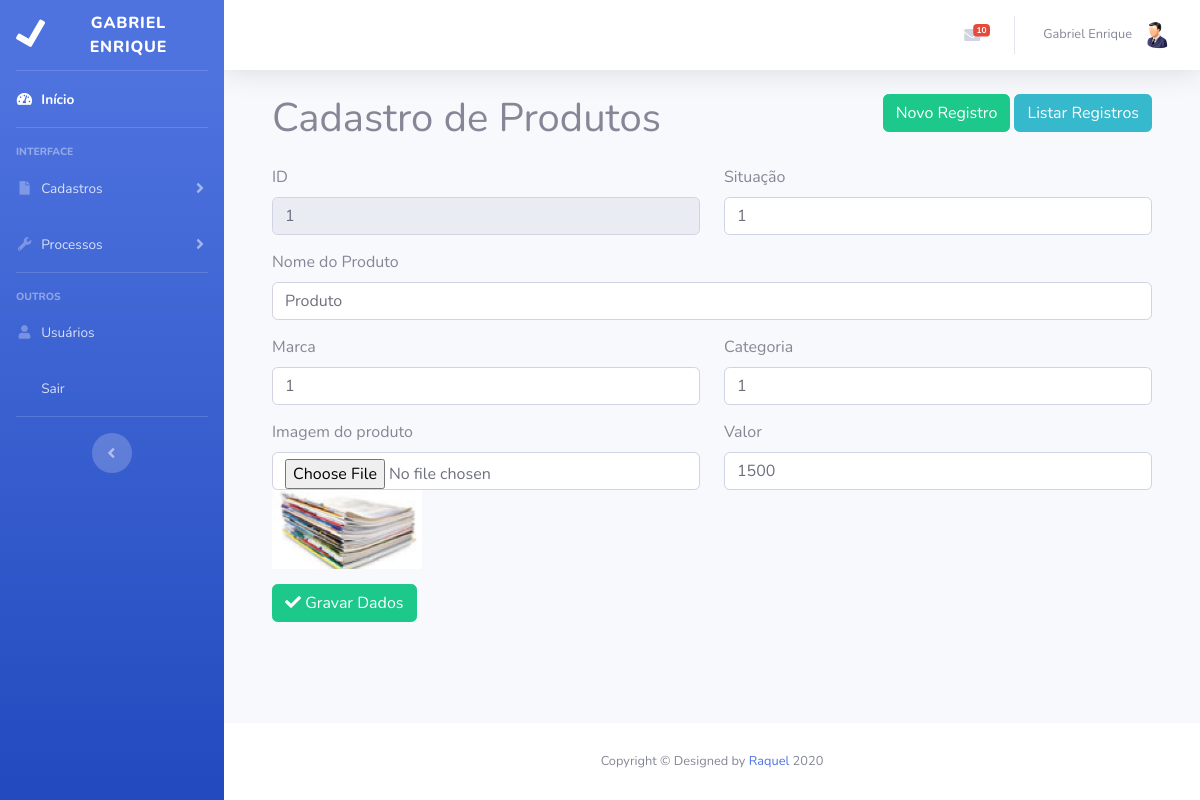
The app's page /admin/cadastro/produto/1 (signed in) with its own data.
### tables this page shows
CREATE TABLE `produto` (
  `codigo` int(11) NOT NULL,
  `descricao` varchar(45) NOT NULL,
  `marca_codigo` int(11) NOT NULL,
  `valor` float DEFAULT NULL,
  `categoria_codigo` int(11) NOT NULL,
  `situacao_codigo` int(11) NOT NULL,
  `img` varchar(100) DEFAULT NULL
);

### admin/index.php (the view, shortened to what this page needs)
<?php
	$pagina = "paginas/login";
	include "config/conexao.php";
?>
<!DOCTYPE html>
<html lang="pt">
<head>
  <link href="vendor/fontawesome-free/css/all.min.css" rel="stylesheet" type="text/css">
  	<link href="css/sb-admin-2.min.css" rel="stylesheet">
  	<link rel="stylesheet" type="text/css" href="css/style.css">
</head>
<body id="page-top">
	<?php
	$pagina = $pagina.".php";
	if ( !isset ( $_SESSION["tcc"]["id"] ) ){
		include $pagina;
	}
	else {
		?>
  <div id="wrapper">
    <ul class="navbar-nav bg-gradient-primary sidebar sidebar-dark accordion" id="accordionSidebar">
      <a class="sidebar-brand d-flex align-items-center justify-content-center" href="paginas/home">
        <div class="sidebar-brand-icon rotate-n-15">
          <i class="fas fa-check"></i>
        </div>
        <div class="sidebar-brand-text mx-3"><?=$_SESSION["tcc"]["nome"]?></div>
      </a>
      <hr class="sidebar-divider my-0">
      <li class="nav-item active">
        <a class="nav-link" href="paginas/home">
          <i class="fas fa-fw fa-tachometer-alt"></i>
          <span>Início</span></a>
      </li>
      <hr class="sidebar-divider">
      <div class="sidebar-heading">
        Interface
      </div>
          <li class="nav-item">
        <a class="nav-link collapsed" href="#" data-toggle="collapse" data-target="#collapseTwo" aria-expanded="true" aria-controls="collapseTwo">
          <i class="fas fa-fw fa-file"></i>
          <span>Cadastros</span>
        </a>
      </li>
      <li class="nav-item">
        <a class="nav-link collapsed" href="#" data-toggle="collapse" data-target="#collapseUtilities" aria-expanded="true" aria-controls="collapseUtilities">
          <i class="fas fa-fw fa-wrench"></i>
          <span>Processos</span>
        </a>
      </li>
      <hr class="sidebar-divider">
      <div class="sidebar-heading">
        Outros
      </div>
        <li class="nav-item">
            <a class="nav-link" href="listar/usuario">
              <i class="fas fa-fw fa-user"></i>
              <span>Usuários</span></a>
          </li>
          <li class="nav-item">
            <a class="nav-link" href="sair.php">
              <span>Sair</span></a>
          </li>
      <hr class="sidebar-divider d-none d-md-block">
      <div class="text-center d-none d-md-inline">
        <button class="rounded-circle border-0" id="sidebarToggle"></button>
      </div>
    </ul>
    <div id="content-wrapper" class="d-flex flex-column">
      <div id="content">
        <nav class="navbar navbar-expand navbar-light bg-white topbar mb-4 static-top shadow">
          <ul class="navbar-nav ml-auto">
        <?php
            $sql = "SELECT max(codigo) as registros FROM mensagem WHERE leitura = 'N'" ;
            $consulta = $pdo->prepare($sql);
            $consulta->execute();
            $mensagens = $consulta->fetch(PDO::FETCH_OBJ);
    ?>
            <li class="nav-item dropdown no-arrow mx-1">
              <a class="nav-link dropdown-toggle" href="#" id="messagesDropdown" role="button" data-toggle="dropdown" aria-haspopup="true" aria-expanded="false">
                <i class="fas fa-envelope fa-fw"></i>
                <span class="badge badge-danger badge-counter"><?=$mensagens->registros;?>
                  </span>
              </a>
            </li>
            <li class="nav-item dropdown no-arrow">
              <a class="nav-link dropdown-toggle" href="#" id="userDropdown" role="button" data-toggle="dropdown" aria-haspopup="true" aria-expanded="false">
                <span class="mr-2 d-none d-lg-inline text-gray-600 small"><?=$_SESSION["tcc"]["nome"];?></span>
                <img class="img-profile rounded-circle" src="img/admin.png">
              </a>
            </li>
          </ul>
        </nav>
        <div class="container-fluid">
		        <?php
		        $pagina = "paginas/home.php";
		        if ( isset ( $_GET["parametro"])){
		        	$p = trim ( $_GET["parametro"] );
		        	$p = explode("/", $p);
		        	$pasta 		= $p[0];
		        	$arquivo	= $p[1];
		        	$pagina = "$pasta/$arquivo.php";
		        	if ( isset ( $p[2] ) )
		        		$id = $p[2];
		        }
		        if ( file_exists($pagina) )
		        	include $pagina;
		        else
		        	include "paginas/404.php";
		        ?>
          </div>
        </div>
      <footer class="sticky-footer bg-white">
        <div class="container my-auto">
          <div class="copyright text-center my-auto">
            <span>Copyright &copy; Designed by  <a href="https://github.com/raquelmacd">Raquel</a> 2020</span>
          </div>
        </div>
      </footer>
    </div>
  </div>
<?php
	}
	?>
</body>
</html>

### admin/cadastro/produto.php (shortened to what this page needs)
<?php
    $nome  = $valor = $img = $marca = $categoria= $situacao =  "";
    if ( !empty ( $id ) ) {
        $sql = "select * from produto
            where codigo = ? limit 1";
        $consulta = $pdo->prepare($sql);
        $consulta->bindParam(1, $id);
        $consulta->execute();
        $dados  = $consulta->fetch(PDO::FETCH_OBJ);
        $id 	= $dados->codigo;
        $nome	= $dados->descricao;
        $valor = $dados->valor;
        $img = $dados->img;
        $categoria = $dados->categoria_codigo;
        $marca = $dados->marca_codigo;
        $situacao = $dados->situacao_codigo;
    }
  ?>
  <div class="container">
	<h1 class="float-left">Cadastro de Produtos</h1>
	<div class="float-right">
		<a href="cadastro/produto" class="btn btn-success">Novo Registro</a>
		<a href="listar/produto" class="btn btn-info">Listar Registros</a>
	</div>
	<div class="clearfix"></div>
	<form name="formCadastro" method="post" action="salvar/produto" data-parsley-validate enctype="multipart/form-data">
        <div class="row">
            <div class="col-md-6">
                <label for="id">ID</label>
                <input type="text" name="id" id="id"class="form-control" readonly value="<?=$id;?>">
            </div>
            <div class="col-md-6">
                <label for="situacao">Situação</label>
                <input list="listaSituacao" type="text" id="situacao" class="form-control" name="situacao" value="<?=$situacao;?>">
            </div>
            <div class="col-md-12">
                <label for="nome">Nome do Produto</label>
                <input type="text" name="nome" id="nome" class="form-control" required	data-parsley-required-message="Preencha este campo, por favor"	value="<?=$nome;?>">
            </div>
            <div class="col-md-6">
                <label for="marca">Marca</label>
                <input type="text" list="listaMarca" id="marca" class="form-control" name="marca" value="<?=$marca?>">
                  <?php
                    $sql = "select * from marca order by descricao";
                    $consulta = $pdo->prepare($sql);
                    $consulta->execute();
                    while ( $linha = $consulta->fetch(PDO::FETCH_ASSOC) ) {
                      $id = $linha["codigo"];
                    }
                    ?>
            </div>
            <div class="col-md-6">
                <label for="categoria">Categoria</label>
                <input type="text" list="listaCategoria" id="categoria" class="form-control" name="categoria" value="<?=$categoria;?>" >
            </div>
            <div class="col-md-6">
                <?php
                    $r = ' required ';
                    if(!empty($id)) $r = '';
                ?>
                <label for="img">Imagem do produto</label>
                <input type="file" name="img" id="img" class="form-control" accept=".jpg" <?=$r?>>
                <?php
                if( !empty($img)){
                    $foto = "<img src='../assets/storage/".$img."p.jpg' alt='".$nome."' width='150px'>";
                } else{
                    $foto = "";
                }?>
                <div><?php echo $foto ;?></div>
            </div>
            <div class="col-md-6">
                <label for="valor">Valor</label>
                <input type="text" name="valor" id="valor" class="form-control" value="<?=$valor?>">
            </div>
        </div>
            <button type="submit" class="btn btn-success margin">
                <i class="fas fa-check"></i> Gravar Dados
            </button>
	</form>
</div>

### admin/css/style.css (style rules this page uses)
.margin, label { margin-top: 15px; }

### records on screen
produto: id "1", situacao "1", nome "Produto", marca "1", categoria "1", img (picture), valor "1500"

### other values on screen
$_SESSION["tcc"]["nome"] "GABRIEL ENRIQUE"
$mensagens->registros "10"
$_SESSION["tcc"]["nome"] "Gabriel Enrique"
